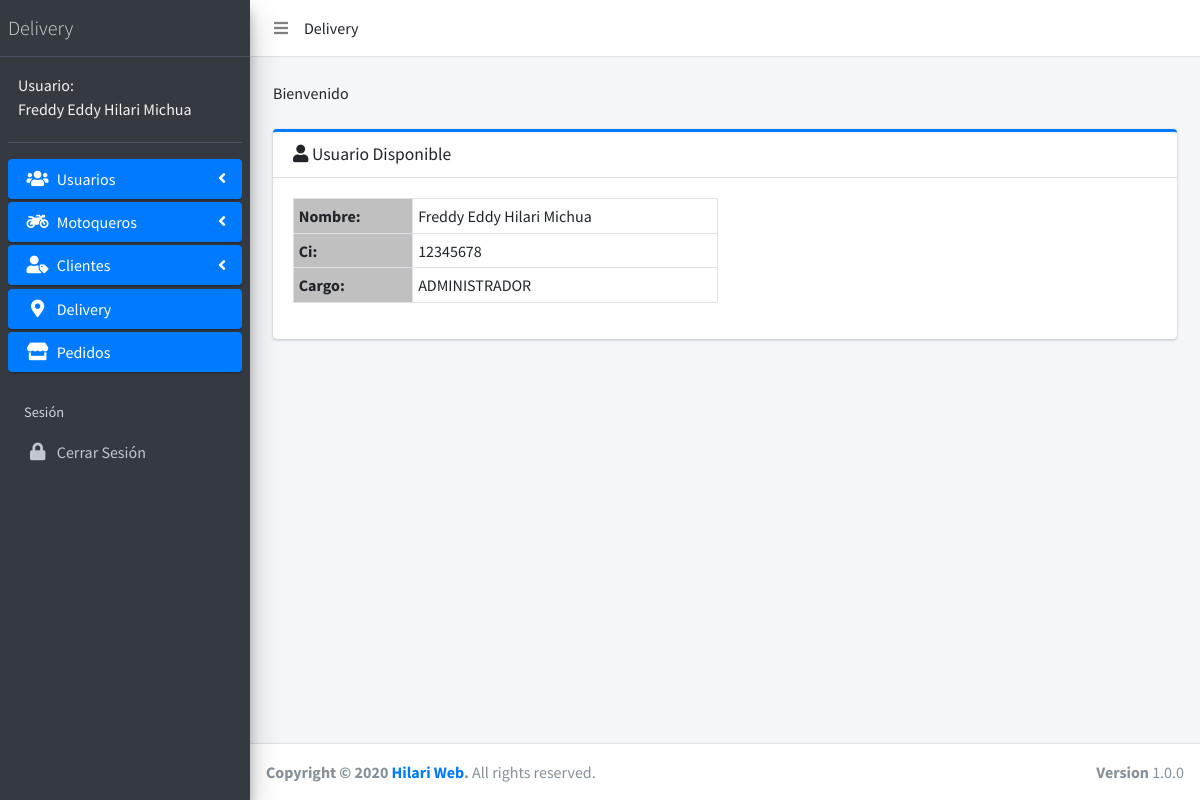
The page / (signed in) on the database its author committed.
### tables this page shows
CREATE TABLE `tb_usuarios` (
  `id` int(11) NOT NULL,
  `nombres` varchar(512) DEFAULT NULL,
  `ap_paterno` varchar(512) DEFAULT NULL,
  `ap_materno` varchar(512) DEFAULT NULL,
  `ci` varchar(512) DEFAULT NULL,
  `expedido` varchar(512) DEFAULT NULL,
  `fecha_nacimiento` varchar(512) DEFAULT NULL,
  `genero` varchar(512) DEFAULT NULL,
  `celular` varchar(512) DEFAULT NULL,
  `foto_perfil` text DEFAULT NULL,
  `email` varchar(512) DEFAULT NULL,
  `password` varchar(512) DEFAULT NULL,
  `token` varchar(512) DEFAULT NULL,
  `cargo` varchar(512) DEFAULT NULL,
  `placa` varchar(512) DEFAULT NULL,
  `extra1` varchar(512) DEFAULT NULL,
  `extra2` varchar(512) DEFAULT NULL,
  `extra3` varchar(512) DEFAULT NULL,
  `user_creacion` varchar(512) DEFAULT NULL,
  `user_actualizacion` varchar(512) DEFAULT NULL,
  `user_eliminacion` varchar(512) DEFAULT NULL,
  `fyh_creacion` datetime DEFAULT NULL,
  `fyh_actualizacion` datetime DEFAULT NULL,
  `fyh_eliminacion` datetime DEFAULT NULL,
  `estado` varchar(255) DEFAULT NULL
);

### app/config/config.php (called while the page is built, shortened)
<?php
$URL = 'http://localhost/sisdelivery';

### web/index.php (the view, shortened to what this page needs)
<?php include('../app/config/config.php');
if(isset($_SESSION['u_usuario'])) {
    $user = $_SESSION['u_usuario'];
    $query = $pdo->prepare("SELECT * FROM tb_usuarios WHERE email = '$user' AND estado ='1'");
    $query->execute();
    $usuarios = $query->fetchAll(PDO::FETCH_ASSOC);
    foreach ($usuarios as $usuario) {
        $ap_paterno_s = $usuario['ap_paterno'];
        $ap_materno_s = $usuario['ap_materno'];
        $nombres_s = $usuario['nombres'];
        $ci_s = $usuario['ci'];
        $cargo_s = $usuario['cargo'];
    }
    ?>
    <!DOCTYPE html>
    <html>
    <head>
        <?php include('../layout/head.php');?>
    </head>
    <body class="hold-transition sidebar-mini layout-fixed">
    <div class="wrapper">
        <?php include('../layout/menu.php');?>
        <div class="content-wrapper">
            <section class="content">
                <div class="container-fluid">
                    <div class="container">
                        <br>
                        Bienvenido
                        <br><br>
                        <div class="card card-primary card-outline">
                            <div class="card-header">
                                <h3 class="card-title"><span class="fa fa-user"></span> Usuario Disponible</h3>
                            </div>
                            <div class="card-body">
                               <div class="row">
                                   <div class="col-md-6">
                                       <table class="table table-bordered table-sm">
                                           <tr>
                                               <td style="background: #c0c0c0"><b>Nombre:</b></td>
                                               <td><?php echo $nombres_s."  ".$ap_paterno_s." ".$ap_materno_s;?></td>
                                           </tr>
                                           <tr>
                                               <td style="background: #c0c0c0"><b>Ci:</b></td>
                                               <td><?php echo $ci_s;?></td>
                                           </tr>
                                           <tr>
                                               <td style="background: #c0c0c0"><b>Cargo:</b></td>
                                               <td><?php echo $cargo_s;?></td>
                                           </tr>
                                       </table>
                                   </div>
                               </div>
                            </div>
                        </div>
                    </div>
                </div>
            </section>
        </div>
        <?php include('../layout/footer.php');?>
    </div>
    </body>
    </html>
    <?php
}else{
    header("Location: $URL/login");
}
?>

### layout/menu.php (shortened to what this page needs)
<nav class="main-header navbar navbar-expand navbar-white navbar-light">
    <ul class="navbar-nav">
        <li class="nav-item">
            <a class="nav-link" data-widget="pushmenu" href="#" role="button"><i class="fas fa-bars"></i></a>
        </li>
    </ul>
    Delivery
</nav>
<aside class="main-sidebar sidebar-dark-primary elevation-4">
    <a href="<?php echo $URL;?>" class="brand-link">
        <span class="brand-text font-weight-light"> Delivery</span>
    </a>
    <div class="sidebar">
        <div class="user-panel mt-3 pb-3 mb-3 d-flex">
            <div class="info" style="margin-top: -5px">
                <a href="#" class="d-block" style="color: #f3f3f3">Usuario: <br><?php echo $nombres_s." ".$ap_paterno_s." ".$ap_materno_s;?></a>
            </div>
        </div>
        <nav class="mt-2">
            <ul class="nav nav-pills nav-sidebar flex-column" data-widget="treeview" role="menu" data-accordion="false">
               <?php
               if($cargo_s == "ADMINISTRADOR"){ ?>
                   <li class="nav-item has-treeview">
                       <a href="<?php echo $URL;?>/web/usuarios/" class="nav-link active">
                           <i class="nav-icon fas fa-users"></i>
                           <p>
                               Usuarios
                               <i class="right fas fa-angle-left"></i>
                           </p>
                       </a>
                   </li>
                   <li class="nav-item has-treeview">
                       <a href="<?php echo $URL;?>/web/motoqueros/" class="nav-link active">
                           <i class="nav-icon fas fa-motorcycle"></i>
                           <p>
                               Motoqueros
                               <i class="right fas fa-angle-left"></i>
                           </p>
                       </a>
                   </li>
                   <li class="nav-item has-treeview">
                       <a href="<?php echo $URL;?>/web/clientes/" class="nav-link active">
                           <i class="nav-icon fas fa-user-tag"></i>
                           <p>
                               Clientes
                               <i class="right fas fa-angle-left"></i>
                           </p>
                       </a>
                   </li>
                   <li class="nav-item">
                       <a href="<?php echo $URL;?>/web/delivery" class="nav-link active">
                           <i class="nav-icon fas fa-map-marker-alt"></i>
                           <p>
                               Delivery
                           </p>
                       </a>
                   </li>
                   <li class="nav-item">
                       <a href="<?php echo $URL;?>/web/pedidos" class="nav-link active">
                           <i class="nav-icon fas fa-store"></i>
                           <p>
                               Pedidos
                           </p>
                       </a>
                   </li>
                <?php
               }
               ?>
                <li class="nav-header">Sesión</li>
                <li class="nav-item">
                    <a href="<?php echo $URL;?>/login/cerrarsesion.php" class="nav-link">
                        <i class="nav-icon fas fa-lock"></i>
                        <p>Cerrar Sesión</p>
                    </a>
                </li>
            </ul>
        </nav>
    </div>
</aside>

### rows shown on the page
tb_usuarios: nombres "Freddy Eddy", ap_paterno "Hilari", ap_materno "Michua", ci "12345678", cargo "ADMINISTRADOR"
